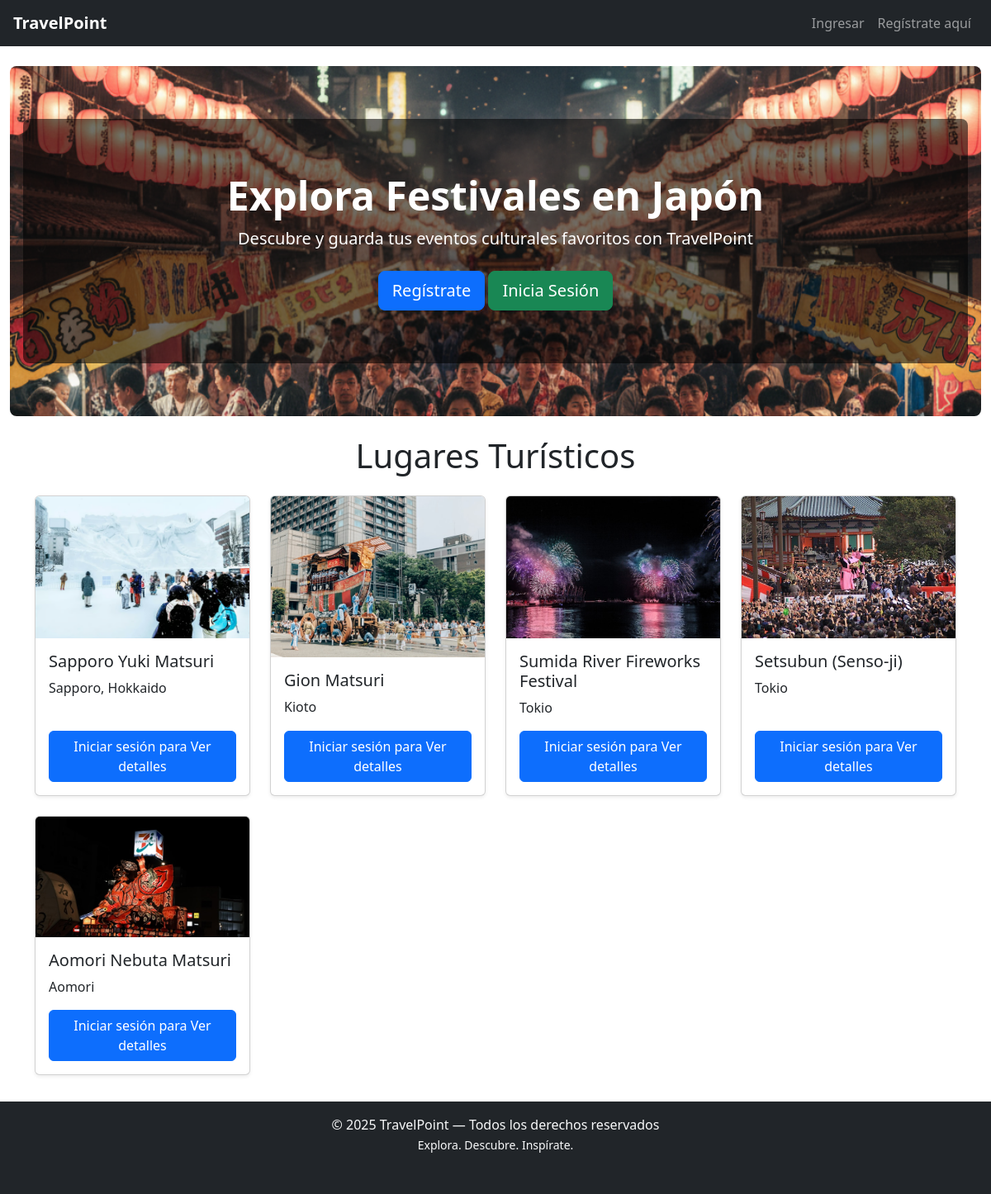
The page / on the database its author committed.
### turismo/models.py (models this page shows, shortened)
class LugarTuristico(models.Model):
    nombre = models.CharField(max_length=100)
    ciudad = models.CharField(max_length=50)
    categoria = models.CharField(max_length=50)
    descripcion = models.TextField()
    imagen = models.ImageField(upload_to='lugares/', blank=True, null=True)
    fecha_creacion = models.DateTimeField(auto_now_add=True)

### turismo/views.py (the view)
# urls.py: path('', views.lista_lugares, name='lista_lugares'),
def lista_lugares(request):
    lugares = LugarTuristico.objects.all()
    return render(request, 'turismo/lista_lugares.html', {'lugares': lugares})

### turismo/templates/turismo/lista_lugares.html
{% extends 'base.html' %}
{% load static %}
{% block content %}
<div class="hero mb-4">
    <div class="hero-overlay text-center">
        <h1 class="display-5 fw-bold">Explora Festivales en Japón</h1>
        <p class="lead">Descubre y guarda tus eventos culturales favoritos con TravelPoint</p>
        {% if user.is_authenticated %}
            <a href="{% url 'lista_favoritos' %}" class="btn btn-primary btn-lg mt-2">Ver mis Favoritos</a>
        {% else %}
            <a href="{% url 'registro' %}" class="btn btn-primary btn-lg mt-2">Regístrate</a>
            <a href="{% url 'login' %}" class="btn btn-success btn-lg mt-2">Inicia Sesión</a>
        {% endif %}
    </div>
</div>
<div class="container">
    <h1 class="mb-4 text-center">Lugares Turísticos</h1>
    <div class="row g-4">
        {% for lugar in lugares %}
        <div class="col-12 col-sm-6 col-md-4 col-lg-3 d-flex">
            <div class="card h-100 shadow-sm d-flex flex-column">
                {% if lugar.imagen %}
                <img src="{{ lugar.imagen.url }}" class="card-img-top img-fluid" alt="{{ lugar.nombre }}">
                {% endif %}
                <div class="card-body d-flex flex-column">
                    <h5 class="card-title">{{ lugar.nombre }}</h5>
                    <p class="card-text">{{ lugar.ciudad }}</p>
                    <div class="mt-auto">
                        {% if user.is_authenticated %}
                            {% if user.is_staff %}
                                <a href="{% url 'editar_lugar' lugar.pk %}" class="btn btn-warning w-100 mb-2">Editar</a>
                                <a href="{% url 'eliminar_lugar' lugar.pk %}" class="btn btn-danger w-100 mb-2">Eliminar</a>
                            {% else %}
                                <form method="POST" action="{% url 'agregar_favorito' lugar.pk %}">
                                    {% csrf_token %}
                                    <button class="btn btn-warning w-100 mb-2">⭐ Agregar a Favoritos</button>
                                </form>
                            {% endif %}
                            <a href="{% url 'detalle_lugar' lugar.pk %}" class="btn btn-primary w-100">Ver detalles</a>
                        {% else %}
                            <a href="{% url 'login' %}" class="btn btn-primary w-100">Iniciar sesión para Ver detalles</a>
                        {% endif %}
                    </div>
                </div>
            </div>
        </div>
        {% endfor %}
    </div>
</div>
{% endblock %}

### static/css/style.css (style rules this page uses)
img { max-width: 100%; height: auto; }
.card { transition: transform 0.2s ease; }
.container { padding-bottom: 2rem; }

### static/turismo/css/style_turismo.css (style rules this page uses)
.hero { background-image:url("../img/imagen_hero.png"); background-size: cover; background-position: center; color: white; padding: 4rem 1rem; border-radius: 0.5rem; text-align: center; position: relative; }
.hero-overlay { background-color: rgba(0, 0, 0, 0.55); padding: 4rem 1rem; border-radius: 0.5rem; }

### rows shown on the page
LugarTuristico: imagen (picture), nombre "Sapporo Yuki Matsuri", ciudad "Sapporo, Hokkaido"
LugarTuristico: imagen (picture), nombre "Gion Matsuri", ciudad "Kioto"
LugarTuristico: imagen (picture), nombre "Sumida River Fireworks Festival", ciudad "Tokio"
LugarTuristico: imagen (picture), nombre "Setsubun (Senso-ji)", ciudad "Tokio"
LugarTuristico: imagen (picture), nombre "Aomori Nebuta Matsuri", ciudad "Aomori"
